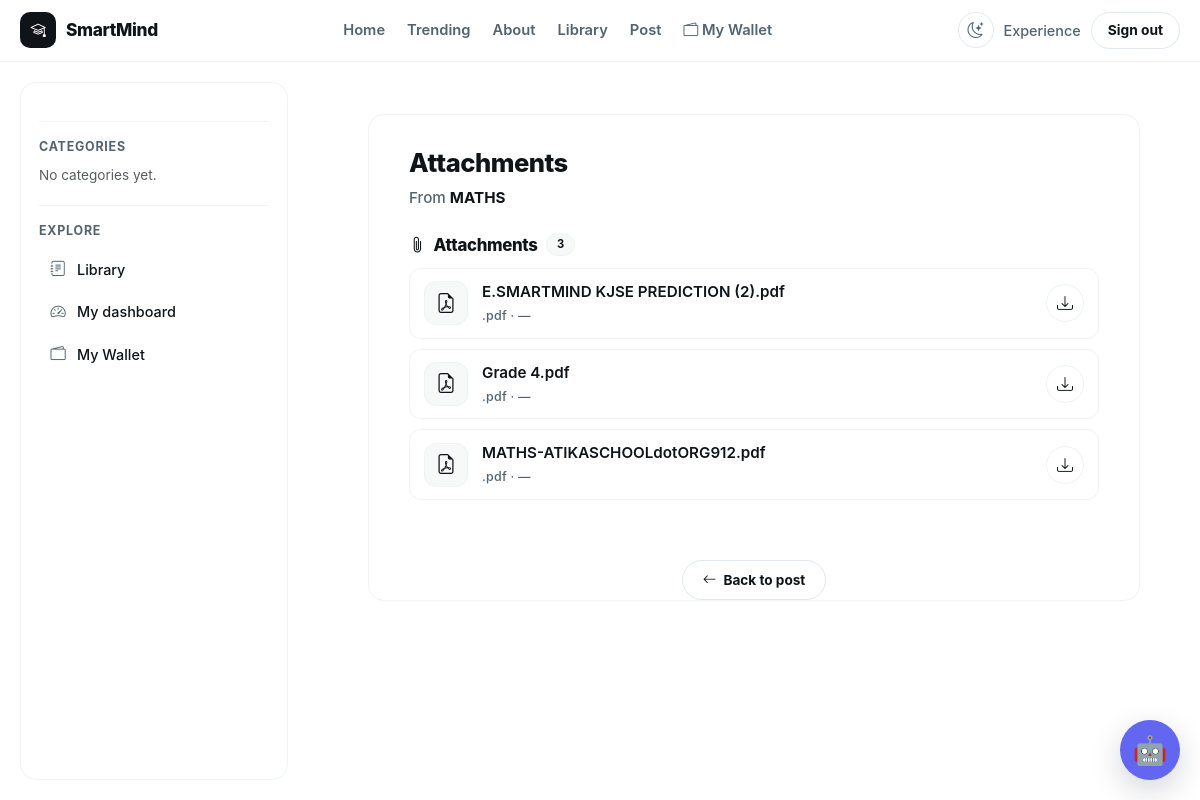
Page /post/maths-25e3f0/attachments/ (signed in) on the committed database.
### accounts/models.py (models this page shows, shortened)
class User(AbstractUser):
    ROLE_CHOICES = [
        ("school_admin", "School Admin"),
        ("teacher", "Teacher"),
        ("student", "Student"),
        ("parent", "Parent"),
    ]
    role = models.CharField(
        max_length=20,
        choices=ROLE_CHOICES,
        default="student",
        db_index=True,
    )
    school = models.ForeignKey(
        "schools.School",
        on_delete=models.CASCADE,
        related_name="users",
        null=True,
        blank=True,
    )
    school_class = models.ForeignKey(
        "schools.SchoolClass",
        on_delete=models.SET_NULL,
        related_name="students",
        null=True,
        blank=True,
    )
    teacher_role = models.ForeignKey(
        "TeacherRole",
        on_delete=models.SET_NULL,
        null=True,
        blank=True,
        related_name="teachers",
    )
    admission_number = models.CharField(
        max_length=30,
        unique=True,
        blank=True,
        null=True,
        db_index=True,
    )
    employee_number = models.CharField(
        max_length=30,
        unique=True,
        blank=True,
        null=True,
        db_index=True,
    )
    tsc_number = models.CharField(
        max_length=30,
        blank=True,
        null=True,
    )
    phone_number = models.CharField(max_length=20, blank=True)
    profile_picture = models.ImageField(upload_to="profiles/", blank=True, null=True)
    date_of_birth = models.DateField(blank=True, null=True)
    is_verified = models.BooleanField(default=False)
    created_at = models.DateTimeField(default=timezone.now)
    updated_at = models.DateTimeField(auto_now=True)
    is_approved = models.BooleanField(
        default=False,
        db_index=True,
        help_text=(
            "False for teacher/parent/school_admin until a superadmin approves. "
            "Students are auto-approved in clean()."
        ),
    )
    approval_requested_at = models.DateTimeField(default=timezone.now)
    approved_by = models.ForeignKey(
        "self",
        null=True,
        blank=True,
        on_delete=models.SET_NULL,
        related_name="approved_users",
    )
    def clean(self):
        super().clean()
        if self.is_superuser:
            return
        role_changed = False
        if self.pk:
            previous = (
                type(self)
                .objects.filter(pk=self.pk)
                .values_list("role", flat=True)
                .first()
            )
            if previous is not None and previous != self.role:
                role_changed = True
        if self.role == "student":
            self.is_approved = True
            self.approved_by = None
        elif not self.pk or role_changed:
            self.is_approved = False
            self.approved_by = None
            self.approval_requested_at = timezone.now()
        if self.role == "teacher":
            if not self.employee_number:
                raise ValidationError(
                    {"employee_number": "Teachers must have an employee number."}
                )
            if not self.teacher_role:
                raise ValidationError(
                    {"teacher_role": "Teachers must have a teacher role."}
                )
        if self.role == "student" and not self.admission_number:
            raise ValidationError(
                {"admission_number": "Students must have an admission number."}
            )
        if self.role != "teacher":
            self.teacher_role = None

### blog/models.py (models this page shows, shortened)
class Post(models.Model):
    STATUS_CHOICES = [("draft", "Draft"), ("published", "Published")]
    title = models.CharField(max_length=200)
    slug = models.SlugField(max_length=200, unique=True, blank=True)
    category = models.ForeignKey(Category, on_delete=models.CASCADE)
    tags = models.ManyToManyField(Tag, blank=True)
    excerpt = models.TextField(max_length=500)
    content = CKEditor5Field("Content", config_name="default")
    school = models.ForeignKey(
        "schools.School", on_delete=models.CASCADE,
        related_name="posts", null=True, blank=True,
    )
    target_classes = models.ManyToManyField(
        "schools.SchoolClass", blank=True, related_name="posts",
    )
    author = models.ForeignKey(User, on_delete=models.CASCADE, related_name="posts")
    approved = models.BooleanField(default=False)
    is_featured = models.BooleanField(default=False)
    video = CloudinaryField(
        resource_type="video", folder="videos/", blank=True, null=True,
    )
    youtube_url = models.URLField(blank=True, null=True)
    view_count = models.PositiveIntegerField(default=0, editable=False)
    likes = models.ManyToManyField(User, related_name="liked_posts", blank=True)
    status = models.CharField(max_length=10, choices=STATUS_CHOICES, default="draft")
    created_at = models.DateTimeField(auto_now_add=True)
    updated_at = models.DateTimeField(auto_now=True)
    visible_to_all = models.BooleanField(default=False)
    is_monetized = models.BooleanField(
        default=False,
        help_text="If enabled, attachments require payment before download.",
    )
    attachment_price = models.DecimalField(
        max_digits=8, decimal_places=2, default=0.00,
        help_text="Price to unlock all attachments on this post.",
    )
    attachment_currency = models.CharField(
        max_length=3, default="USD",
        help_text="ISO currency code (USD, KES, NGN, etc.)",
    )
    class Meta:
        ordering = ["-created_at"]
        indexes = [
            models.Index(fields=["school"]),
            models.Index(fields=["status", "approved"]),
        ]
        constraints = [
            models.CheckConstraint(
                condition=Q(is_monetized=False) | Q(attachment_price__gt=0),
                name="post_monetized_requires_positive_price",
            ),
        ]

class PostAttachment(models.Model):
    post = models.ForeignKey(Post, on_delete=models.CASCADE, related_name="attachments")
    file = models.FileField(upload_to="", storage=PostDocumentStorage())
    original_name = models.CharField(max_length=255, blank=True)
    position = models.PositiveIntegerField(default=0)
    created_at = models.DateTimeField(auto_now_add=True)
    is_free = models.BooleanField(
        default=False, help_text="Always free, even on a monetized post.",
    )
    class Meta:
        ordering = ["position", "created_at"]
    @property
    def extension(self):
        name = self.original_name or ""
        if not name and self.file:
            try:
                name = self.file.name or ""
            except (ValueError, AttributeError):
                name = ""
        return os.path.splitext(name)[1].lower().lstrip(".")
    @property
    def icon_class(self):
        mapping = {
            "pdf": "bi-file-earmark-pdf", "doc": "bi-file-earmark-word",
            "docx": "bi-file-earmark-word", "xls": "bi-file-earmark-excel",
            "xlsx": "bi-file-earmark-excel", "ppt": "bi-file-earmark-ppt",
            "pptx": "bi-file-earmark-ppt", "txt": "bi-file-earmark-text",
            "csv": "bi-file-earmark-spreadsheet", "zip": "bi-file-earmark-zip",
            "rar": "bi-file-earmark-zip",
        }
        return mapping.get(self.extension, "bi-file-earmark")
    @property
    def size_display(self):
        try:
            size = self.file.size
        except (OSError, ValueError, AttributeError):
            return "—"

### blog/views.py (the view, shortened to what this page needs)
@login_required
def post_attachments(request, slug):
    post = get_object_or_404(
        Post.objects
        .select_related("author", "category", "school")
        .prefetch_related("attachments"),
        slug=slug,
    )
    if post.is_monetized and not user_has_paid_for_post(request.user, post):
        return redirect("blog:paywall", slug=post.slug)
    attachments = [
        {"doc": doc, "locked": not user_can_download(request.user, doc)}
        for doc in post.attachments.all()
    ]
    return render(request, "post_attachments.html", {
        "post": post,
        "attachments": attachments,
        "just_paid": request.GET.get("paid") == "1",
    })

### blog/templates/post_attachments.html (shortened to what this page needs)
{% extends "base.html" %}
{% load static %}
{% block content %}
<div class="attachments-page">
    <article class="attachments-card">
        <div class="attachments-header">
            <h1 class="attachments-title">
                {% if just_paid %}Your attachments{% else %}Attachments{% endif %}
            </h1>
            <p class="attachments-post-title">
                From <strong>{{ post.title }}</strong>
            </p>
        </div>
        {% if post.attachments.exists %}
            <div class="post-documents">
                <h4>
                    <i class="bi bi-paperclip"></i>
                    Attachments
                    <span class="badge bg-primary">{{ post.attachments.count }}</span>
                </h4>
                <div class="doc-list">
                    {% for item in attachments %}
                        {% with doc=item.doc %}
                        <div class="doc-item {% if item.locked %}doc-locked{% endif %}">
                            <div class="doc-icon doc-icon-{{ doc.extension }}">
                                <i class="bi {{ doc.icon_class }}"></i>
                            </div>
                            <div class="doc-info">
                                {% if item.locked %}
                                    <span class="doc-name">{{ doc.original_name }}</span>
                                {% else %}
                                    <a href="{% url 'blog:download_attachment' doc.id %}"
                                       class="doc-name">
                                        {{ doc.original_name }}
                                    </a>
                                {% endif %}
                                <small class="doc-meta">
                                    .{{ doc.extension }} &middot; {{ doc.size_display }}
                                </small>
                            </div>
                            {% if item.locked %}
                                <a href="{% url 'blog:paywall' post.slug %}"
                                   class="doc-download doc-download-locked"
                                   aria-label="Unlock to download {{ doc.original_name }}">
                                    <i class="bi bi-lock"></i>
                                </a>
                            {% else %}
                                <a href="{% url 'blog:download_attachment' doc.id %}"
                                   class="doc-download"
                                   aria-label="Download {{ doc.original_name }}">
                                    <i class="bi bi-download"></i>
                                </a>
                            {% endif %}
                        </div>
                        {% endwith %}
                    {% endfor %}
                </div>
            </div>
        {% else %}
            <div class="attachments-empty">
                <i class="bi bi-paperclip"></i>
                <p>This post has no attachments.</p>
            </div>
        {% endif %}
        <div class="attachments-back-wrap">
            <a href="{% url 'blog:post_detail' post.slug %}" class="attachments-back">
                <i class="bi bi-arrow-left"></i>
                Back to post
            </a>
        </div>
    </article>
</div>
{% endblock %}

### blog/templates/base.html (shortened to what this page needs)
{% load static %}
<!DOCTYPE html>
<html lang="en" data-theme="light">
<head>
    <link href="https://cdn.jsdelivr.net/npm/bootstrap@5.3.7/dist/css/bootstrap.min.css" rel="stylesheet">
    <link rel="stylesheet" href="https://cdn.jsdelivr.net/npm/bootstrap-icons@1.11.3/font/bootstrap-icons.min.css">
    <link rel="stylesheet" href="{% static 'smartmind_ai/chatbot.css' %}">
    <link rel="stylesheet" href="{% static 'django_ckeditor_5/dist/styles.css' %}">
    <link rel="stylesheet" href="{% static 'css/comments.css' %}">
</head>
<body>
<div class="site-shell">
    <header class="site-navbar" id="siteNavbar">
        <div class="nav-inner">
            <a href="{% url 'dashboard' %}" class="brand">
                <span class="brand-badge"><i class="bi bi-mortarboard"></i></span>
                <span>SmartMind</span>
            </a>
            <nav class="nav-links" aria-label="Main navigation">
                {% if user.is_authenticated %}
                    <a href="{% url 'dashboard' %}">Home</a>
                {% else %}
                    <a href="{% url 'blog:home' %}">Home</a>
                {% endif %}
                <a href="{% url 'blog:trending' %}">Trending</a>
                <a href="#">About</a>
                <a href="{% url 'library:home' %}">Library</a>
        {% if user.is_authenticated %}
    {% if user.is_superuser or user.role == "superadmin" or user.role == "school_admin" or user.role == "teacher" %}
        <a href="{% url 'blog:add_post' %}">Post</a>
    {% endif %}
    {% if user.is_superuser or user.role == "superadmin" or user.role == "school_admin" %}
        <a href="{% url 'blog:creator_wallet_management' %}">
            <i class="bi bi-wallet2"></i> Creator Wallet Management
        </a>
    {% elif user.role == "teacher" %}
        <a href="{% url 'blog:creator_wallet' %}">
            <i class="bi bi-wallet2"></i> My Wallet
        </a>
    {% endif %}
{% endif %}
            </nav>
            <div class="nav-actions">
                <button type="button"
                        class="theme-toggle"
                        id="themeToggle"
                        aria-label="Toggle dark mode"
                        title="Toggle light / dark theme">
                    <i class="bi bi-moon-stars icon-moon"></i>
                </button>
                <div class="user-box">
                    {% if user.is_authenticated %}
                        <span>{{ user.username }}</span>
                        <form action="{% url 'logout' %}" method="post" class="m-0">
                            <button type="submit" class="btn-pill">Sign out</button>
                        </form>
                    {% else %}
                        <a href="{% url 'login' %}" class="btn-pill">Sign in</a>
                    {% endif %}
                </div>
            </div>
        </div>
    </header>
    <div class="layout">
        <aside class="sidebar" id="appSidebar">
            <div class="sidebar-section">
                <h3>Categories</h3>
                <div class="sidebar-links">
                    {% for category in categories %}
                        <a href="{% url 'blog:category_post' category.slug %}">
                            <i class="bi bi-folder2"></i>
                            <span>{{ category.name }}</span>
                        </a>
                    {% empty %}
                        <p class="text-muted mb-0" style="font-size:.85rem;">No categories yet.</p>
                    {% endfor %}
                </div>
            </div>
            <div class="sidebar-section">
                <h3>Explore</h3>
                <div class="sidebar-links">
                    <a href="{% url 'library:home' %}">
                        <i class="bi bi-journal-text"></i>
                        <span>Library</span>
                    </a>
                    {% if user.is_authenticated %}
                        <a href="{% url 'dashboard' %}">
                            <i class="bi bi-speedometer2"></i>
                            <span>My dashboard</span>
                        </a>
                    {% endif %}
                    {% if user.is_authenticated and user.role == "teacher" %}
    <a href="{% url 'blog:creator_wallet' %}">
        <i class="bi bi-wallet2"></i>
        <span>My Wallet</span>
    </a>
{% endif %}
                </div>
            </div>
        </aside>
        <main>
            <div class="content-wrap">
                {% block content %}{% endblock %}
            </div>
        </main>
    </div>
</div>
{% include "smartmind_ai/chatbot.html" %}
</body>
</html>

### rows in the picture
User: username "Experience"
Post: title "MATHS", attachments.count "3"
PostAttachment: doc.original_name "E.SMARTMIND KJSE PREDICTION (2).pdf", doc.extension "pdf", doc.size_display "—"
PostAttachment: doc.original_name "Grade 4.pdf", doc.extension "pdf", doc.size_display "—"
PostAttachment: doc.original_name "MATHS-ATIKASCHOOLdotORG912.pdf", doc.extension "pdf", doc.size_display "—"
